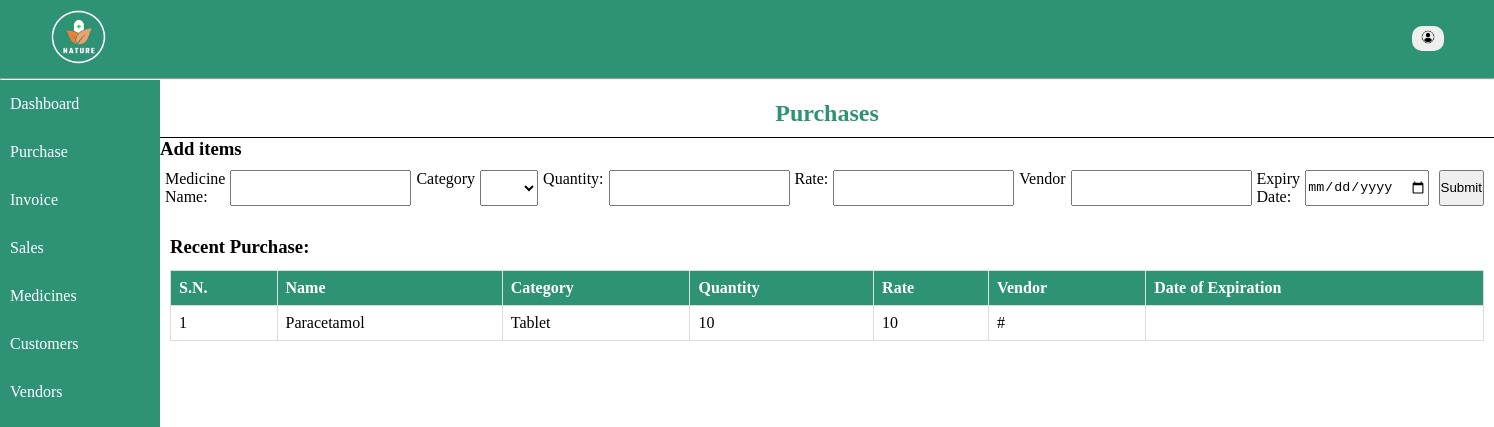
Page /home/purchase.php on the earlier database version.
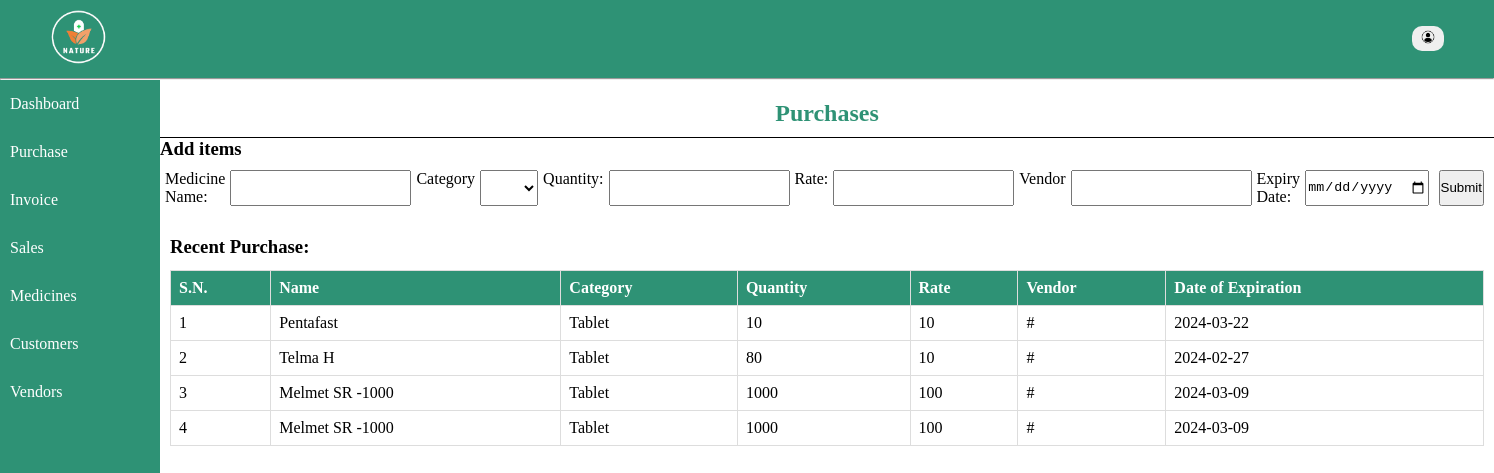
Same page on the later database version.
### tables this page shows
CREATE TABLE `medicine` (
  `id` int(11) NOT NULL,
  `name` varchar(128) NOT NULL,
  `category` varchar(128) NOT NULL,
  `quantity` int(8) NOT NULL,
  `price` int(11) NOT NULL,
  `expiry` date NOT NULL,
  `date` date NOT NULL
);

### includes/database.php (called while the page is built, shortened)
<?php
    function descSelect($conn, $arg, $order) {
        $sql = "select * from $arg order by $order DESC";
        $result = mysqli_query($conn, $sql);
        return $records = mysqli_fetch_all($result, MYSQLI_ASSOC);
    }
?>

### home/purchase.php (the view, shortened to what this page needs)
<?php
    include '../includes/database.php';
    $records = descSelect($conn, 'medicine', 'id');
?>
<!DOCTYPE html>
<html lang="en">
<head>
    <link rel="stylesheet" href="../styles/style.css">
</head>
<body>
<div class="container">
    <?php include '../includes/nav.php'; ?>
    <div class="main">
        <?php include '../includes/menu.php'; ?>
        <div class="content-wrapper">
        <div class="entries">
            <h2>Purchases</h2>
            <h3>Add items</h3>
            <form action="" method="post" class="form">
                <label for="name">Medicine Name:</label>
                <input type="text" name="name" id="name">
                <label for="category">Category</label>
                <select name="category" id="category">
                    <option value=" "> </option>
                    <option value="Tablet">Tablet</option>
                </select>
                <label for="quantity">Quantity:</label>
                <input type="number" name="quantity" id="quantity">
                <label for="rate">Rate:</label>
                <input type="number" name="price" id="rate">
                <label for="vendor">Vendor</label>
                <input type="text" name="vendor" id="vendor">
                <label for="date">Expiry Date:</label>
                <input type="date" name="date" id="date">
                <input type="submit" value="Submit" name="submit">
            </form>
        </div>
        <div class="records">
            <h3>Recent Purchase:</h3>
        <table class="table">
            <tr>
                <th>S.N.</th>
                <th>Name</th>
                <th>Category</th>
                <th>Quantity</th>
                <th>Rate</th>
                <th>Vendor</th>
                <th>Date of Expiration</th>
            </tr>
            <?php if(!empty($records)): ?>
            <?php foreach($records as $key => $record): ?>
                <tr>
                    <td><?= $key+1; ?></td>
                    <td><?= $record['name']; ?></td>
                    <td><?= $record['category']; ?></td>
                    <td><?= $record['quantity']; ?></td>
                    <td><?= $record['price']; ?></td>
                    <td>#</td>
                    <td><?= $record['expiry']; ?></td>
                </tr>
                    <?php endforeach; ?>
                    <?php endif; ?>
        </table>
        </div>
        </div>
    </div>
</body>
</html>

### includes/nav.php (shortened to what this page needs)
<nav id="navbar">
          <a href="home.php"><img src="../images/logo.png" alt="logo" style="width: 60px;"></a>
          <div class="user-info">
              <button id="user-btn"><img src="../images/user.png" alt=""></button>
          </div>
      </nav>
      <hr style="color: #fff;">

### includes/menu.php
<div class="menu">
        <ul id="menu-list">
        <a href="home.php"><li>Dashboard</li></a>
        <a href="purchase.php"><li>Purchase</li></a>
        <a href="invoice.php"><li>Invoice</li></a>
        <a href="sales.php"><li>Sales</li></a>
        <a href="inventory.php"><li>Medicines</li></a>
        <a href="customers.php"><li>Customers</li></a>
        <a href="vendor.php"><li>Vendors</li></a>
        </ul>
    </div>

### styles/style.css (style rules this page uses)
* { padding: 0; margin: 0; box-sizing: border-box; }
:root { --primary-color: rgba(0, 122, 87, 0.821); --secondary-color: rgba(106, 205, 177, 0.821); }
body { overflow: hidden; }
.container { color: #fff; }
nav { background-color: var(--primary-color); padding: 8px 48px; display: flex; justify-content: space-between; align-items: center; }
a { text-decoration: none; color: #fff; }
.user-info { font-size: 18px; }
.user-info button { margin: 2px 2px; width: 32px; border-radius: 10px; padding: 4px; background-color: none; font-size: 14px; cursor: pointer; border: none; transition: 0.6s; }
.user-info button img { width: 14px; }
#menu-list { float: left; list-style: none; background-color: var(--primary-color); height: 100vh; width: 10em; }
#menu-list li { padding: 15px 10px; }
.main { background: #fff; display: flex; }
.content-wrapper { width: 100%; color: #000; }
.entries { width: 100%; margin: 20px 0; }
.entries form { display: flex; margin: 10px 5px; }
.entries form select, input { margin: 0 5px; }
.entries h2 { border-bottom: 1px solid black; padding-bottom: 10px; color: var(--primary-color); text-align: center; }
.records { width: 100%; color: #000; padding: 10px; }
.table { margin: 12px 0; width: 100%; border-collapse: collapse; }
.table tr { width: 100%; }
.table th { padding: 12px 0; text-align: left; background-color: var(--primary-color); color: white; }
.table td, .table th { padding: 8px; border: 1px solid #ddd; }

Differences in the rows shown:
removed medicine: name "Paracetamol", category "Tablet", quantity "10", price "10"
added medicine: name "Pentafast", category "Tablet", quantity "10", price "10", expiry "2024-03-22"
added medicine: name "Telma H", category "Tablet", quantity "80", price "10", expiry "2024-02-27"
added medicine: name "Melmet SR -1000", category "Tablet", quantity "1000", price "100", expiry "2024-03-09"
added medicine: name "Melmet SR -1000", category "Tablet", quantity "1000", price "100", expiry "2024-03-09"
